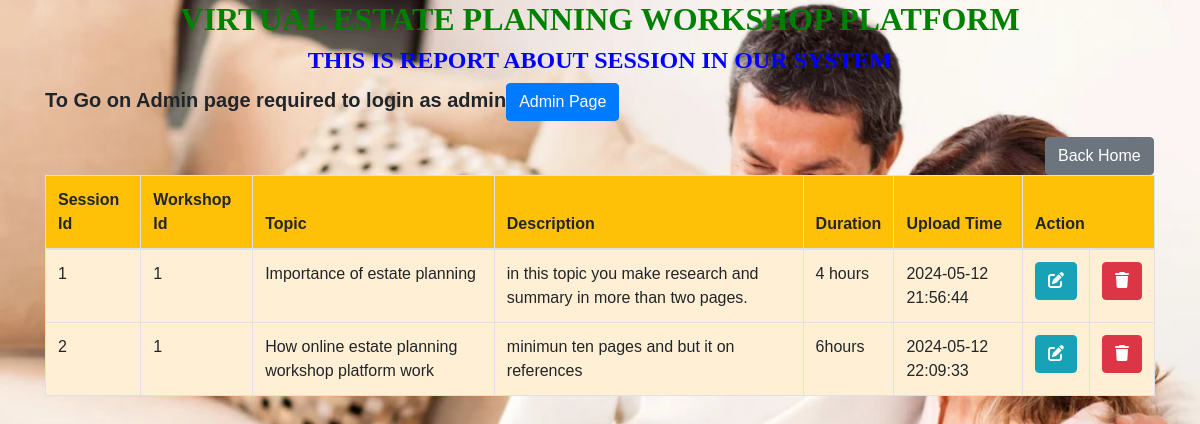
Page /viewsession.php on the committed database.
### tables this page shows
CREATE TABLE `session` (
  `session_id` int(12) NOT NULL,
  `workshop_id` int(11) DEFAULT NULL,
  `topic` varchar(200) DEFAULT NULL,
  `description` varchar(200) DEFAULT NULL,
  `duration` varchar(100) DEFAULT NULL,
  `uploaded_time` timestamp NOT NULL DEFAULT current_timestamp()
);

### viewsession.php (the view, shortened to what this page needs)
<!DOCTYPE html>
<html>
<head>
    <link href="https://stackpath.bootstrapcdn.com/bootstrap/4.5.2/css/bootstrap.min.css" rel="stylesheet">
    <link href="https://cdnjs.cloudflare.com/ajax/libs/font-awesome/6.0.0-beta3/css/all.min.css" rel="stylesheet">
</head>
<body>
    <div class="container">
        <h2 style="text-align: center; font-family: century; font-weight: bold; color: green;">VIRTUAL ESTATE PLANNING WORKSHOP PLATFORM</h2>
        <h4 style="text-align: center; font-family: century; font-weight: bold; color:blue;">THIS IS REPORT ABOUT SESSION IN OUR SYSTEM</h4>
              <p style="font-weight: bold; font-size:20px;">To Go on Admin page required to login as admin<a href="login.html" class="btn btn-primary" style="margin-top: 0px;">Admin Page</a></p>
        <a href="home.php" class="btn btn-secondary" style="margin-left: 1000px;">Back Home </a>
        <table class="table table-bordered">
            <thead class="bg-warning">
                <tr>
                    <th>Session Id</th>
                    <th>Workshop Id</th>
                    <th>Topic</th>
                    <th>Description</th>
                    <th>Duration</th>
                    <th>Upload Time</th>
                    <th colspan="2">Action</th>
                </tr>
            </thead>
            <tbody>
                <?php
                include "databaseconnection.php";
                $sql = "SELECT * FROM session";
                $result = $connection->query($sql);
                while ($row = $result->fetch_assoc()) {
                    echo "
                    <tr>
                        <td>{$row['session_id']}</td>
                        <td>{$row['workshop_id']}</td>
                        <td>{$row['topic']}</td>
                        <td>{$row['description']}</td>
                        <td>{$row['duration']}</td>
                        <td>{$row['uploaded_time']}</td>
                         <td>
                            <a href='updatesession.php?session_id={$row['session_id']}'  class='btn btn-info'><i class='fas fa-edit'></i></a>
                            </td>
                            <td>
                            <a href='deletesession.php?session_id={$row['session_id']}' class='btn btn-danger'><i class='fas fa-trash'></i></a>
                        </td>
                    </tr>
                    ";
                }
                ?>
            </tbody>
        </table>
    </div>
</body>
</html>

### viewsession.php (style rules this page uses)
body { background-image: url('./images/hw.jpg'); background-repeat: no-repeat; background-size: cover; font-family: 'Century', sans-serif; }
h2, h4 { font-weight: bold; }
table { background-color: papayawhip; }

### rows in the picture
session: session_id "1", workshop "1", topic "Importance of estate planning", description "in this topic you make research and summary in more than two pages.", duration "4 hours", uploaded_time "2024-05-12 21:56:44"
session: session_id "2", workshop "1", topic "How online estate planning workshop platform work", description "minimun ten pages and but it on references", duration "6hours", uploaded_time "2024-05-12 22:09:33"
